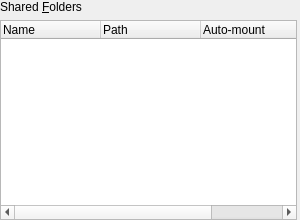
<ui version="4.0">
 <comment>
 VBox frontends: Qt4 GUI ("VirtualBox"):

 Copyright (C) 2008-2016 Oracle Corporation

 This file is part of VirtualBox Open Source Edition (OSE), as
 available from http://www.virtualbox.org. This file is free software;
 you can redistribute it and/or modify it under the terms of the GNU
 General Public License (GPL) as published by the Free Software
 Foundation, in version 2 as it comes in the "COPYING" file of the
 VirtualBox OSE distribution. VirtualBox OSE is distributed in the
 hope that it will be useful, but WITHOUT ANY WARRANTY of any kind.
 </comment>
 <class>UIMachineSettingsSF</class>
 <widget class="QWidget" name="UIMachineSettingsSF">
  <property name="geometry">
   <rect>
    <x>0</x>
    <y>0</y>
    <width>300</width>
    <height>220</height>
   </rect>
  </property>
  <layout class="QVBoxLayout">
   <property name="margin">
    <number>0</number>
   </property>
   <item>
    <widget class="QILabelSeparator" native="1" name="mNameSeparator">
     <property name="text">
      <string>Shared &amp;Folders</string>
     </property>
     <property name="buddy">
      <cstring>mTwFolders</cstring>
     </property>
    </widget>
   </item>
   <item>
    <widget class="QWidget" native="1" name="mTwFoldersContainer">
     <layout class="QHBoxLayout" name="mLtFolders">
      <property name="leftMargin">
       <number>0</number>
      </property>
      <property name="topMargin">
       <number>0</number>
      </property>
      <property name="rightMargin">
       <number>0</number>
      </property>
      <property name="bottomMargin">
       <number>0</number>
      </property>
      <property name="spacing">
       <number>3</number>
      </property>
      <item>
       <widget class="QITreeWidget" name="mTwFolders">
        <property name="minimumSize">
         <size>
          <width>0</width>
          <height>200</height>
         </size>
        </property>
        <property name="contextMenuPolicy">
         <enum>Qt::CustomContextMenu</enum>
        </property>
        <property name="whatsThis">
         <string>Lists all shared folders accessible to this machine. Use 'net use x: \\vboxsvr\share' to access a shared folder named &lt;i>share&lt;/i> from a DOS-like OS, or 'mount -t vboxsf share mount_point' to access it from a Linux OS. This feature requires Guest Additions.</string>
        </property>
        <property name="uniformRowHeights">
         <bool>true</bool>
        </property>
        <property name="allColumnsShowFocus">
         <bool>true</bool>
        </property>
        <column>
         <property name="text">
          <string>Name</string>
         </property>
        </column>
        <column>
         <property name="text">
          <string>Path</string>
         </property>
        </column>
        <column>
         <property name="text">
          <string>Auto-mount</string>
         </property>
        </column>
        <column>
         <property name="text">
          <string>Access</string>
         </property>
        </column>
       </widget>
      </item>
      <item>
       <widget class="UIToolBar" native="1" name="m_pFoldersToolBar"/>
      </item>
     </layout>
    </widget>
   </item>
  </layout>
 </widget>
 <customwidgets>
  <customwidget>
   <class>QITreeWidget</class>
   <extends>QTreeWidget</extends>
   <header>QITreeWidget.h</header>
  </customwidget>
  <customwidget>
   <class>QILabelSeparator</class>
   <extends>QLabel</extends>
   <header>QILabelSeparator.h</header>
   <container>1</container>
  </customwidget>
  <customwidget>
   <class>UIToolBar</class>
   <extends>QWidget</extends>
   <header>UIToolBar.h</header>
   <container>1</container>
  </customwidget>
 </customwidgets>
 <resources/>
 <connections/>
</ui>
